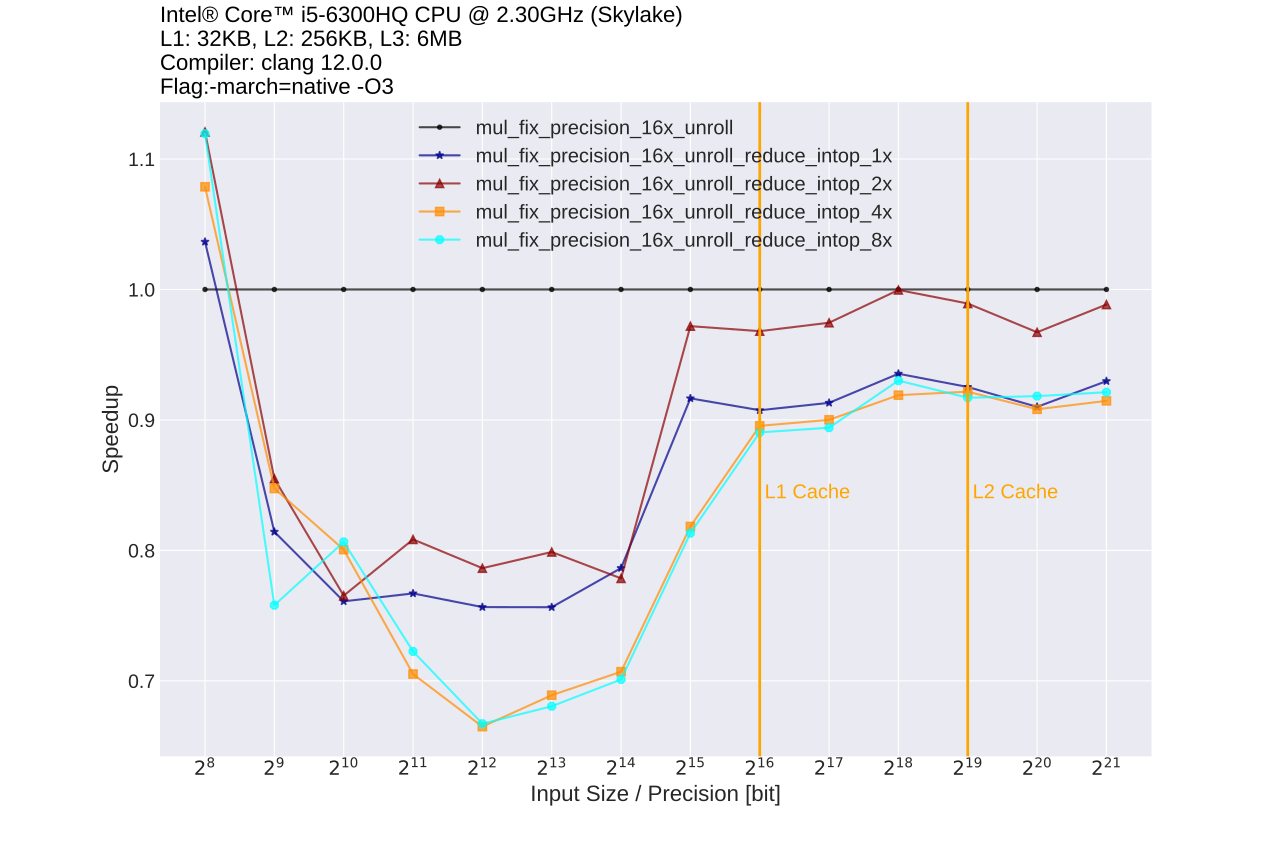

Source code (Python):
import matplotlib.pyplot as plt

def load_data(filename):
    data_x = []
    data_y1 = []
    data_y2 = []
    data_y3 = []
    data_y4 = []
    data_y5 = []
    with open(filename, 'r') as fi:
        for line in fi.readlines():
            x, cycle1, cycle2, cycle3, cycle4, cycle5  = line.strip().split()
            data_x.append(int(x))
            data_y1.append(float(cycle1) / float(cycle1))
            data_y2.append(float(cycle1) / float(cycle2))
            data_y3.append(float(cycle1) / float(cycle3))
            data_y4.append(float(cycle1) / float(cycle4))
            data_y5.append(float(cycle1) / float(cycle5))
    return data_x, data_y1, data_y2, data_y3, data_y4, data_y5

if __name__ == '__main__':
    data_x, data_y1, data_y2, data_y3, data_y4, data_y5 = load_data('timing_mul_vec_intop.data')

    plt.style.use('seaborn-darkgrid')
    plt.figure(figsize=(12.8, 8.5))
    line_mul1, = plt.plot(data_x, data_y1, marker='.', color='black', linewidth=1.5, alpha=0.7, label='mul_fix_precision_16x_unroll')
    line_mul2, = plt.plot(data_x, data_y2, marker='*', color='darkblue', linewidth=1.5, alpha=0.7, label='mul_fix_precision_16x_unroll_reduce_intop_1x')
    line_mul3, = plt.plot(data_x, data_y3, marker='^', color='darkred', linewidth=1.5, alpha=0.7, label='mul_fix_precision_16x_unroll_reduce_intop_2x')
    line_mul4, = plt.plot(data_x, data_y4, marker='s', color='darkorange', linewidth=1.5, alpha=0.7, label='mul_fix_precision_16x_unroll_reduce_intop_4x')
    line_mul5, = plt.plot(data_x, data_y5, marker='8', color='cyan', linewidth=1.5, alpha=0.7, label='mul_fix_precision_16x_unroll_reduce_intop_8x')
    plt.legend(handles=[line_mul1, line_mul2, line_mul3, line_mul4, line_mul5], fontsize='x-large')

    plt.xscale("log")
    plt.xticks(data_x, [r'$2^{' + str(i+5) + r'}$' for i in range(3, 17)], fontsize=14)
    plt.yticks(fontsize=14)

    plt.axvline(x=2048, linewidth=2, color='orange')
    plt.text(2048*1.05, 0.84, 'L1 Cache', color='orange', fontsize='x-large')
    plt.axvline(x=16384, linewidth=2, color='orange')
    plt.text(16384*1.05, 0.84, 'L2 Cache', color='orange', fontsize='x-large')

    plt.title("Intel® Core™ i5-6300HQ CPU @ 2.30GHz (Skylake)\nL1: 32KB, L2: 256KB, L3: 6MB\nCompiler: clang 12.0.0\nFlag:-march=native -O3", loc='left', fontsize=16, fontweight=1, color='black')
    plt.xlabel("Input Size / Precision [bit]", fontsize=16)
    plt.ylabel("Speedup", fontsize=16)
    plt.savefig('timing_mul_vec_intop.pdf')

    # plt.show()
